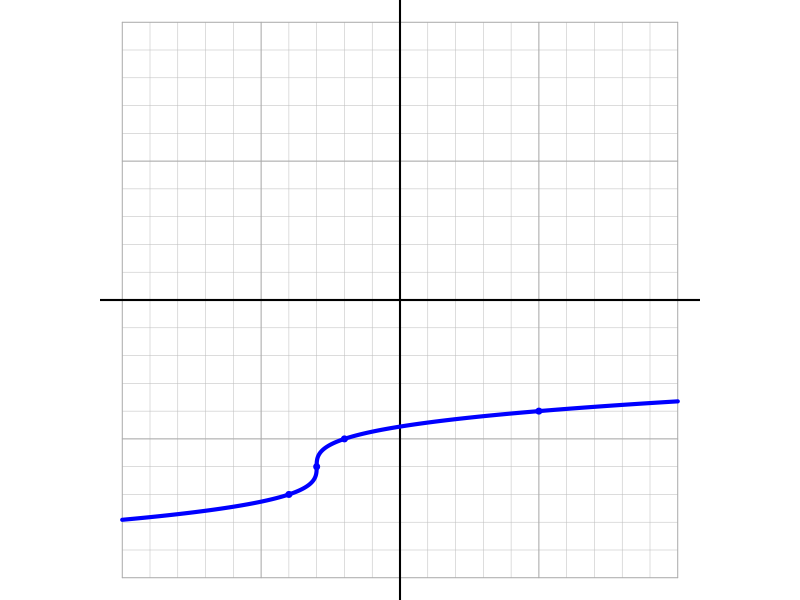

Generate this figure with R:
## ---- chunk 1
funs = list(c("$f(x)=\\lvert x \\rvert$","absolute value",function(x){abs(x)}),
            c("$f(x)=x^2$","quadratic",function(x){x^2}),
            c("$f(x)=x^3$","cubic",function(x){x^3}),
            c("$f(x)=\\frac{1}{x}$","reciprocal",function(x){1/x}),
            c("$f(x)=\\sqrt{x}$","square root",function(x){x^(1/2)}),
            c("$f(x)=\\sqrt[3]{x}$","cube root",function(x){abs(x)^(1/3)*sign(x)}),
            c("$f(x)=2^{x}$","exponential",function(x){2^x}),
            c("$f(x)=\\log_{2}(x)$","logarithmic",function(x){log(x)/log(2)})
            )

fun2 = list(c("\\lvert x \\rvert","absolute value",function(x){abs(x)}),
            c("(x)^2","quadratic",function(x){x^2}),
            c("(x)^3","cubic",function(x){x^3}),
            c("\\frac{1}{x}","reciprocal",function(x){1/x}),
            c("\\sqrt{x}","square root",function(x){x^(1/2)}),
            c("\\sqrt[3]{x}","cube root",function(x){abs(x)^(1/3)*sign(x)}),
            c("2^{x}","exponential",function(x){2^x}),
            c("\\log_{2}(x)","logarithmic",function(x){log(x)/log(2)})
            )

n = length(funs)
w = sample(1:n,1)
fe = funs[[w]][[1]]
fn = funs[[w]][[2]]
ff = funs[[w]][[3]]

hk = sample(1:6,2)*sample(c(-1,1),2,T)
h = hk[1]
k = hk[2]

names = character()
for(i in 1:length(funs)){
    names = c(names,funs[[i]][[2]])
}

al1 = paste0("* ",names,collapse="\n")
ca1 = names[w]
sol1 = paste0(1*(ca1==names),collapse="")

trans = character()
for(i in c(-1,1)){
    for(j in c(-1,1)){
        tran = paste0("y = f(x+",abs(h)*i,")+",abs(k)*j,collapse="")
        tran = gsub("+-","-",tran,fixed=T)
        trans = c(trans,tran)
        tran = paste0("y = f(x+",abs(k)*i,")+",abs(h)*j,collapse="")
        tran = gsub("+-","-",tran,fixed=T)
        trans = c(trans,tran)
    }
}
trans = sort(trans)
ctran = paste0("y = f(x+",-h,")+",k,collapse="")
ctran = gsub("+-","-",ctran,fixed=T)
al2 = paste0("* ",trans,collapse="\n")
sol2 = paste0(1*(ctran==trans),collapse="")


fullans = fun2[[w]][[1]]
arg = paste0("x+",-h,collapse="")
arg = gsub("+-","-",arg,fixed=T)
fullans = gsub("x",arg,fullans,fixed=T)
fullans = paste0(fullans,"+",k,collapse="")
fullans = gsub("+-","-",fullans,fixed=T)

lr = c("left","right")[round(sign(h)/2+1.5)]
du = c("down","up")[round(sign(k)/2+1.5)]

## ---- chunk 2
library(kableExtra)

names = character()
lats = character()
for(i in 1:length(funs)){
    lats = c(lats,funs[[i]][[1]])
    names = c(names,funs[[i]][[2]])
}
df = data.frame(names,lats)
colnames(df) = c("names","expressions")
kable(df) %>%
    kable_styling("bordered",full_width = F)
## ---- chunk 3
par(mar=c(0,0,0,0),oma=c(0,0,0,0),pty="s")
plot(0,0,"n",xlim=c(-10,10),ylim=c(-10,10),axes=F,ann=F)

for(i in -10:10){
    lines(c(-10,10),c(i,i),col="grey",lwd=0.5)
    lines(c(i,i),c(-10,10),col="grey",lwd=0.5)
}
for(i in seq(-10,10,5)){
    lines(c(-10,10),c(i,i),col="darkgrey",lwd=0.8)
    lines(c(i,i),c(-10,10),col="darkgrey",lwd=0.8)
}
abline(h=0,lwd=2)
abline(v=0,lwd=2)

x = seq(-10,10,0.0001)
y = ff(x-h)+k
x2 = x[!is.na(y)]
y2 = y[!is.na(y)]
x = x2[abs(y2)<=10]
y = y2[abs(y2)<=10]
breaks = c(0,which(diff(y)>0.2),length(x))
for(j in 1:(length(breaks)-1)){
    suppressWarnings(lines(x[(breaks[j]+1):(breaks[j+1]-1)],y[(breaks[j]+1):(breaks[j+1]-1)],type="l",lwd=4,col="blue"))
}

xp = -10:10
yp = ff(xp-h)+k
xp2 = xp[!is.na(yp)]
yp2 = yp[!is.na(yp)]
xp = xp2[abs(yp2)<=10]
yp = yp2[abs(yp2)<=10]
if(length(yp)>0){
    for(i in 1:length(xp)){
        if(yp[i]%%1==0){points(xp[i],yp[i],pch=19,cex=0.8,col="blue")}
    }
}
